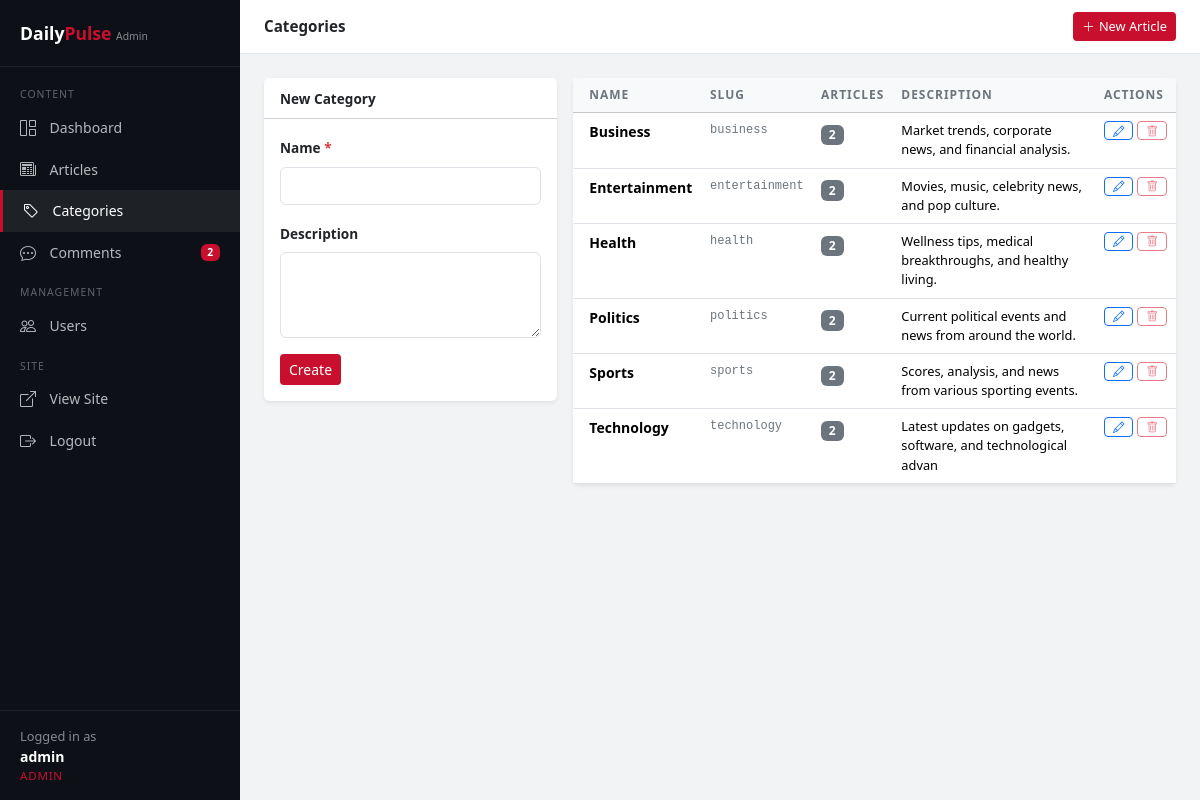
Screenshot of /admin/categories.php (signed in) with the database file from the repository.
### tables this page shows
CREATE TABLE `categories` (
    `id` INT UNSIGNED AUTO_INCREMENT PRIMARY KEY,
    `name` VARCHAR(100) NOT NULL,
    `slug` VARCHAR(100) NOT NULL UNIQUE,
    `description` TEXT,
    `created_at` TIMESTAMP DEFAULT CURRENT_TIMESTAMP,
    INDEX `idx_category_slug` (`slug`)
);

### src/includes/functions.php (called while the page is built, shortened)
<?php
function h(string $s): string {
    return htmlspecialchars($s, ENT_QUOTES | ENT_SUBSTITUTE, 'UTF-8');
}
function get_all_categories(): array {
    $db = get_db();
    $stmt = $db->query(
        'SELECT c.*, COUNT(a.id) AS article_count
         FROM categories c
         LEFT JOIN articles a ON c.id = a.category_id AND a.status = "published"
         GROUP BY c.id
         ORDER BY c.name'
    );
    return $stmt->fetchAll();
}

### src/admin/categories.php (the view, shortened to what this page needs)
<?php
require_once __DIR__ . '/../includes/functions.php';
$edit_id = isset($_GET['edit']) ? (int) $_GET['edit'] : 0;
$editing = $edit_id ? get_category_by_id($edit_id) : null;
$categories = get_all_categories();
require __DIR__ . '/admin_header.php';
?>
<div class="row g-3">
    <div class="col-lg-4">
        <div class="card border-0 shadow-sm">
            <div class="card-header bg-white py-2">
                <strong style="font-size:.85rem;"><?= $editing ? 'Edit Category' : 'New Category' ?></strong>
            </div>
            <div class="card-body">
                <form method="POST">
                    <div class="mb-3">
                        <label class="form-label fw-semibold" style="font-size:.85rem;">Name <span class="text-danger">*</span></label>
                        <input type="text" name="name" class="form-control" value="<?= h($editing['name'] ?? ($_POST['name'] ?? '')) ?>" required>
                    </div>
                    <div class="mb-3">
                        <label class="form-label fw-semibold" style="font-size:.85rem;">Description</label>
                        <textarea name="description" class="form-control" rows="3"><?= h($editing['description'] ?? ($_POST['description'] ?? '')) ?></textarea>
                    </div>
                    <div class="d-flex gap-2">
                        <button type="submit" class="btn btn-sm" style="background:var(--accent);color:#fff;">
                            <?= $editing ? 'Update' : 'Create' ?>
                        </button>
                    </div>
                </form>
            </div>
        </div>
    </div>
    <div class="col-lg-8">
        <div class="card border-0 shadow-sm">
            <div class="card-body p-0">
                <table class="table admin-table mb-0">
                    <thead class="table-light">
                        <tr>
                            <th class="ps-3">Name</th>
                            <th>Slug</th>
                            <th>Articles</th>
                            <th>Description</th>
                            <th>Actions</th>
                        </tr>
                    </thead>
                    <tbody>
                        <?php foreach ($categories as $cat): ?>
                        <tr <?= $editing && $editing['id'] === $cat['id'] ? 'class="table-warning"' : '' ?>>
                            <td class="ps-3 fw-semibold" style="font-size:.875rem;"><?= h($cat['name']) ?></td>
                            <td style="font-size:.75rem;color:#6c757d;font-family:monospace;"><?= h($cat['slug']) ?></td>
                            <td><span class="badge bg-secondary"><?= $cat['article_count'] ?></span></td>
                            <td style="font-size:.8rem;max-width:200px;"><?= h(substr($cat['description'] ?? '', 0, 60)) ?></td>
                            <td>
                                <div class="d-flex gap-1">
                                    <a href="?edit=<?= $cat['id'] ?>" class="btn btn-sm btn-outline-primary py-0 px-2" style="font-size:.72rem;">
                                        <i class="bi bi-pencil"></i>
                                    </a>
                                    <?php if ($cat['article_count'] == 0): ?>
                                    <form method="POST" onsubmit="return confirm('Delete category &quot;<?= h(addslashes($cat['name'])) ?>&quot;?');">
                                        <input type="hidden" name="csrf_token" value="<?= csrf_token() ?>">
                                        <input type="hidden" name="delete_id" value="<?= $cat['id'] ?>">
                                        <button type="submit" class="btn btn-sm btn-outline-danger py-0 px-2" style="font-size:.72rem;">
                                            <i class="bi bi-trash"></i>
                                        </button>
                                    </form>
                                    <?php else: ?>
                                    <button class="btn btn-sm btn-outline-danger py-0 px-2" style="font-size:.72rem;" disabled title="Has articles">
                                        <i class="bi bi-trash"></i>
                                    </button>
                                    <?php endif; ?>
                                </div>
                            </td>
                        </tr>
                        <?php endforeach; ?>
                    </tbody>
                </table>
            </div>
        </div>
    </div>
</div>
<?php require __DIR__ . '/admin_footer.php'; ?>

### src/admin/admin_header.php (style rules this page uses)
:root { --sidebar-w: 240px; --ink: #0d1117; --accent: #c8102e; --sans: 'Segoe UI', system-ui, sans-serif; }
body { font-family: var(--sans); background: #f1f3f5; }
.admin-table th { font-size: .75rem; text-transform: uppercase; letter-spacing: .08em; font-weight: 600; color: #6c757d; border-top: none; }

### rows the page displays
categories: name "Business", slug "business", article_count "2", description "Market trends, corporate news, and financial analysis."
categories: name "Entertainment", slug "entertainment", article_count "2", description "Movies, music, celebrity news, and pop culture."
categories: name "Health", slug "health", article_count "2", description "Wellness tips, medical breakthroughs, and healthy living."
categories: name "Politics", slug "politics", article_count "2", description "Current political events and news from around the world."
categories: name "Sports", slug "sports", article_count "2", description "Scores, analysis, and news from various sporting events."
categories: name "Technology", slug "technology", article_count "2", description "Latest updates on gadgets, software, and technological advan"

### other values shown
$pending "2"
$u['username'] "admin"
$u['role'] "ADMIN"
$page_title "Categories"
